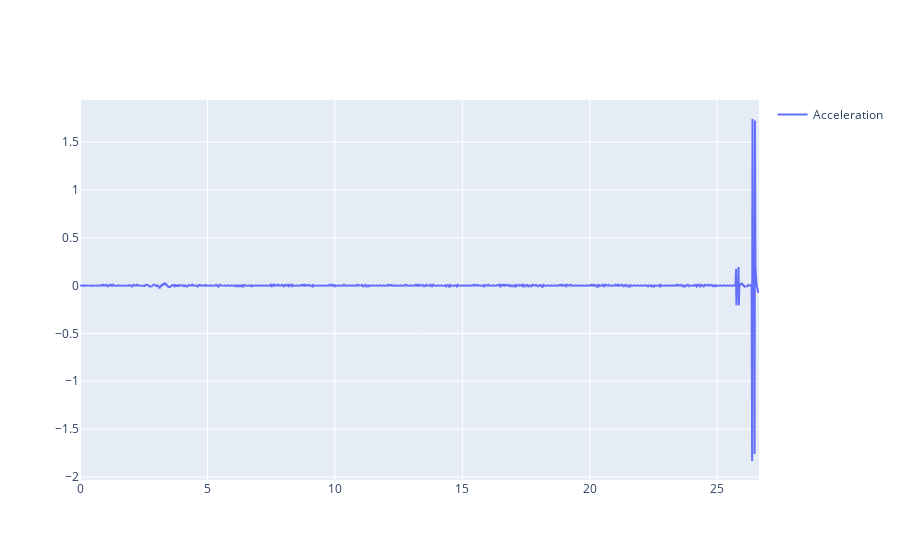

The notebook cell saved with this chart:
### Code cell
fig = go.Figure()
fig.add_trace(go.Scatter(x=data['Times'], y=data['a:z(Carbody/track)(-7,0,0)'],
                    mode='lines',
                    name='Acceleration'))
fig.update_layout(showlegend=True)
fig.show()

### Figure 1 — Plotly figure (JSON) as saved in the notebook; plotly's stock layout.template omitted (floating-point values rounded to 4 significant figures; data arrays with more than 128 entries replaced by an {"elided": "..."} marker saying what was removed)
{"data": [{"mode": "lines", "name": "Acceleration", "type": "scatter", "x": {"elided": "10656 float values"}, "y": {"elided": "10656 float values"}}], "layout": {"showlegend": true}}
